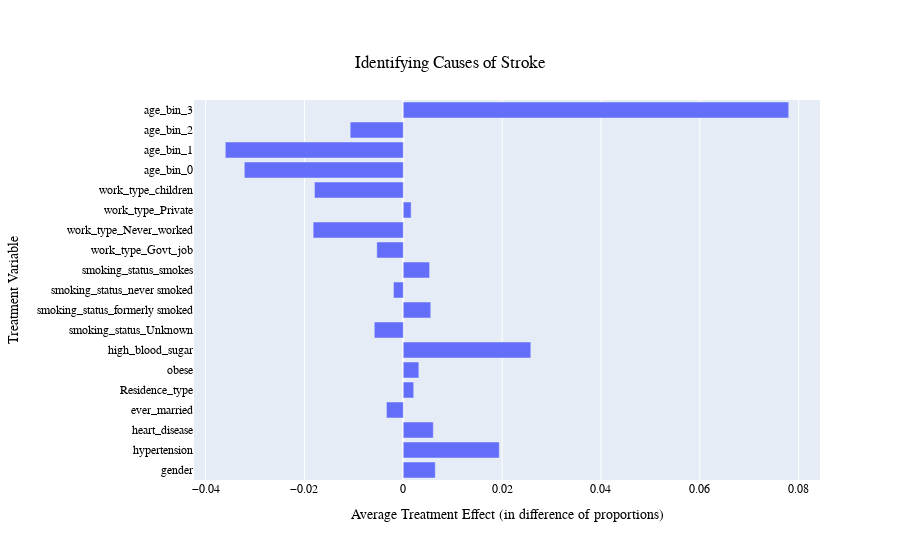

The code cell stored with this chart in its notebook:
### Code cell
import plotly.graph_objects as go # https://www.geeksforgeeks.org/diverging-bar-chart-using-python/

# Creating a Figure
Diverging = go.Figure()

Diverging.add_trace(go.Bar(x=ATE_LIST,
                               y=treatment,
                               orientation='h',
                               name=treatment[0],
                               customdata=ATE_LIST,
                               hovertemplate="%{y}: %{customdata}"))

Diverging.update_layout(
    xaxis_title="Average Treatment Effect (in difference of proportions)",
    yaxis_title="Treatment Variable",
    legend_title="Legend Title",
    font=dict(
        family="Courier New, monospace",
        size=12,
        color="Black"
    ),
    title={
        'text': "Identifying Causes of Stroke",
        'y':0.9,
        'x':0.5,
        'xanchor': 'center',
        'yanchor': 'top'})

### Figure 1 — Plotly figure (JSON) as saved in the notebook; plotly's stock layout.template omitted (floating-point values rounded to 4 significant figures)
{"data": [{"customdata": [0.006475, 0.01943, 0.006078, -0.003407, 0.002115, 0.003153, 0.02581, -0.005865, 0.005565, -0.001985, 0.005328, -0.005353, -0.01823, 0.001592, -0.01797, -0.03216, -0.03601, -0.01074, 0.07799], "hovertemplate": "%{y}: %{customdata}", "name": "gender", "orientation": "h", "type": "bar", "x": [0.006475, 0.01943, 0.006078, -0.003407, 0.002115, 0.003153, 0.02581, -0.005865, 0.005565, -0.001985, 0.005328, -0.005353, -0.01823, 0.001592, -0.01797, -0.03216, -0.03601, -0.01074, 0.07799], "y": ["gender", "hypertension", "heart_disease", "ever_married", "Residence_type", "obese", "high_blood_sugar", "smoking_status_Unknown", "smoking_status_formerly smoked", "smoking_status_never smoked", "smoking_status_smokes", "work_type_Govt_job", "work_type_Never_worked", "work_type_Private", "work_type_children", "age_bin_0", "age_bin_1", "age_bin_2", "age_bin_3"]}], "layout": {"font": {"color": "Black", "family": "Courier New, monospace", "size": 12}, "legend": {"title": {"text": "Legend Title"}}, "title": {"text": "Identifying Causes of Stroke", "x": 0.5, "xanchor": "center", "y": 0.9, "yanchor": "top"}, "xaxis": {"title": {"text": "Average Treatment Effect (in difference of proportions)"}}, "yaxis": {"title": {"text": "Treatment Variable"}}}}
